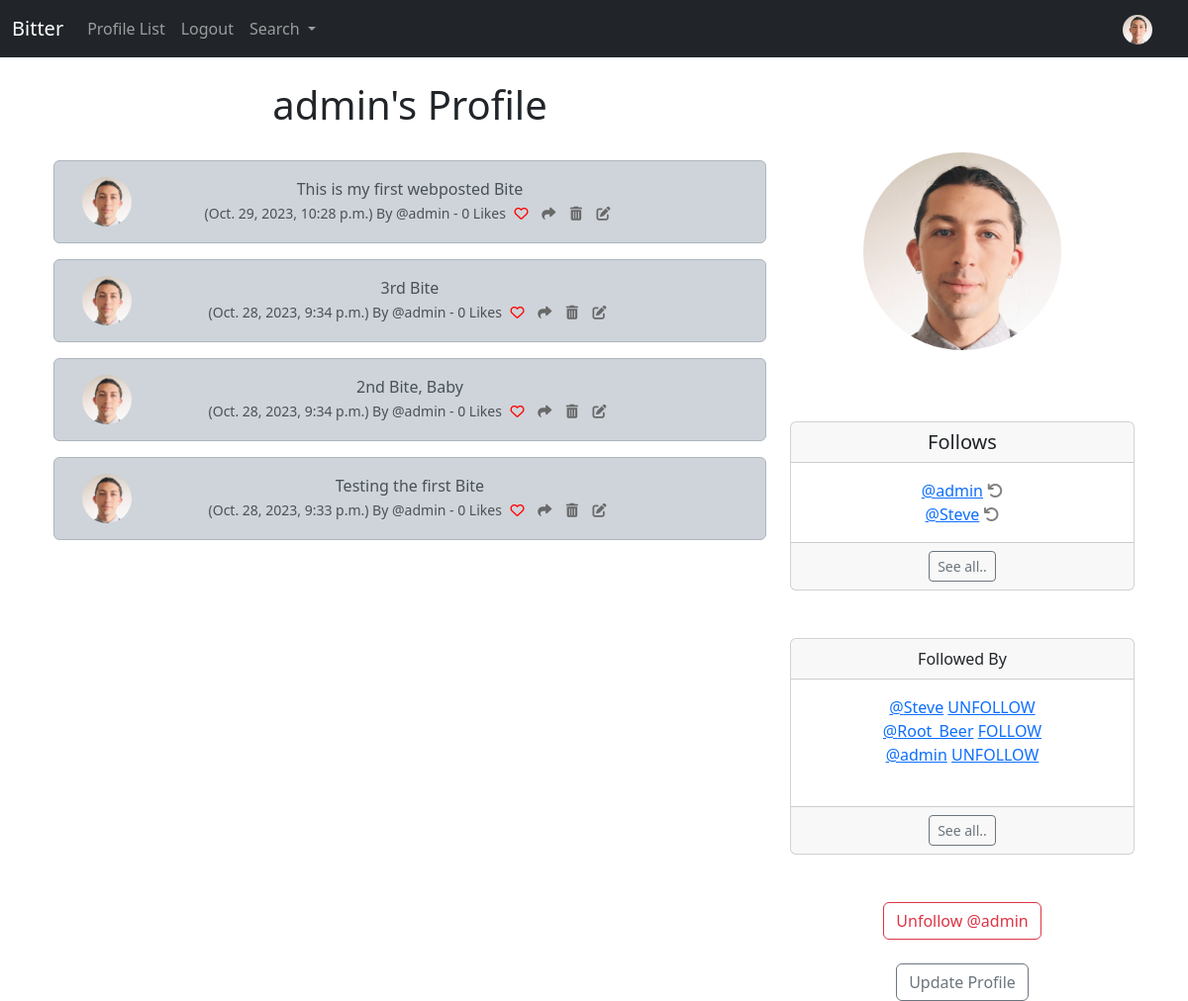
The page /profile/1 (signed in) on the database as committed earlier.
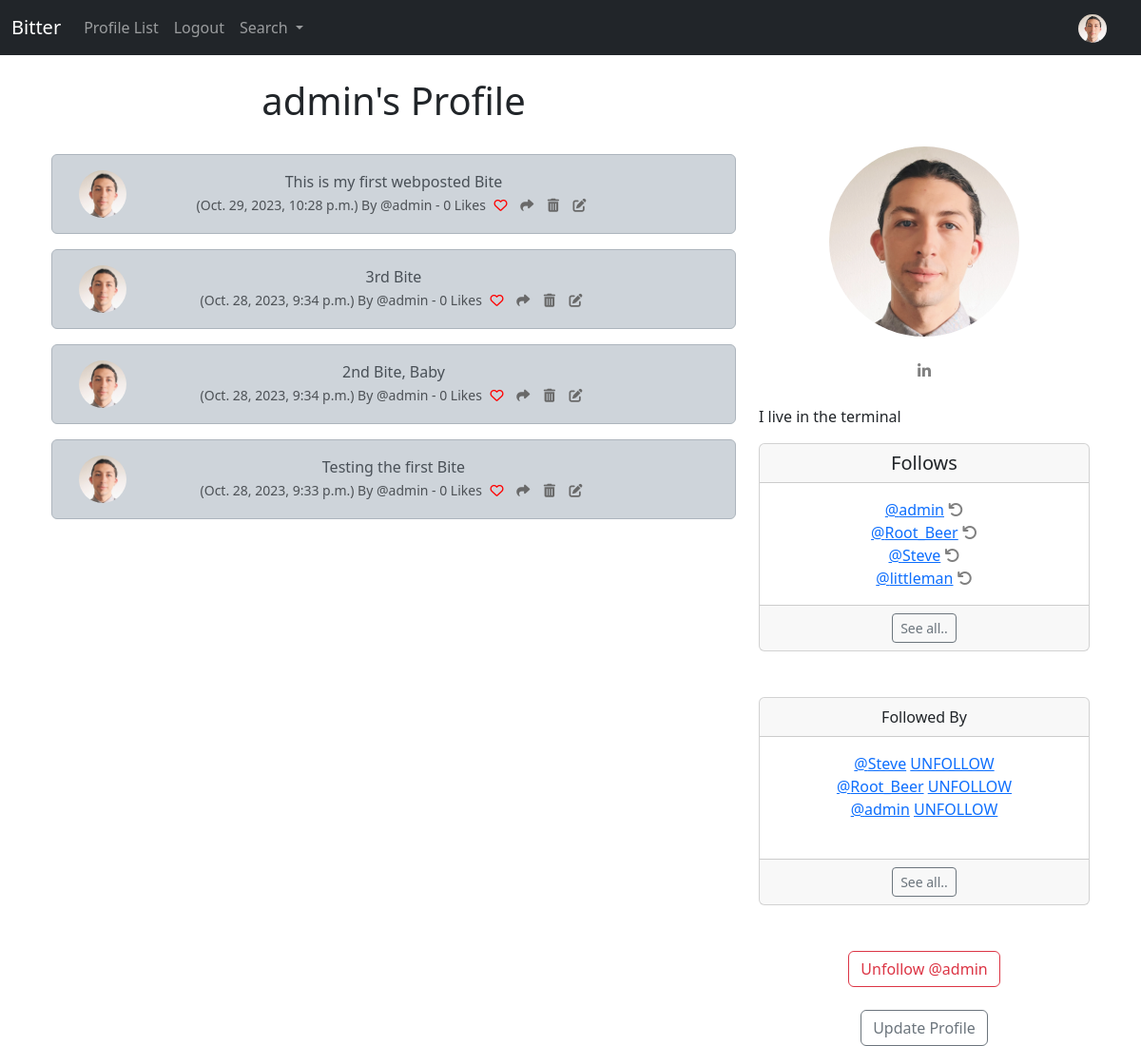
The same page on the database as committed later.
### bitter_app/models.py (models this page shows, shortened)
class Bite(models.Model):
    user = models.ForeignKey(
        User, related_name="bites",
        on_delete=models.DO_NOTHING
        )
    body = models.CharField(max_length=200)
    created_at = models.DateTimeField(auto_now_add=True)
    likes = models.ManyToManyField(User, related_name="bite_like", blank=True)
    def num_likes(self):
        return self.likes.count()

class Profile(models.Model):
    user = models.OneToOneField(User, on_delete=models.CASCADE)
    follows = models.ManyToManyField("self",
        related_name="followed_by",
        symmetrical=False,
        blank=True)
    date_modified = models.DateTimeField(User, auto_now=True)
    profile_image = models.ImageField(null=True, blank=True, upload_to="images/")
    profile_bio = models.CharField(null=True, blank=True, max_length=500)
    homepage_link = models.CharField(null=True, blank=True, max_length=500)
    facebook_link = models.CharField(null=True, blank=True, max_length=500)
    instagram_link = models.CharField(null=True, blank=True, max_length=500)
    linkedin_link = models.CharField(null=True, blank=True, max_length=500)
    twitter_link = models.CharField(null=True, blank=True, max_length=500)
    def __str__(self):
        return self.user.username

### bitter_app/views.py (the view, shortened to what this page needs)
# urls.py: path('profile/<int:pk>', views.profile, name='profile'),
def profile(request, pk):
    if request.user.is_authenticated:
        profile = Profile.objects.get(user_id=pk)
        bites = Bite.objects.filter(user_id=pk).order_by("-created_at")
        return render(request, "profile.html", {"profile":profile, "bites":bites})
    else:
        messages.success(request, ("You Must Be Logged In To View This Page"))
        return redirect('home')

### bitter_app/templates/profile.html (shortened to what the changed rows need)
{% extends 'base.html' %}
{% load static %}
{% block content %}
{% if profile %}
    <div class="container text-center">
        <div class="row">
            <div class="col-8">
                <h1>{{ profile.user.username }}'s Profile</h1>
                <br/>
                {% if bites %}
                    {% for bite in bites %}
                        <div class="alert alert-dark" role="alert">
                            <div class="container">
                                <div class="row">
                                    <div class="col-1">
                                        {% if profile.profile_image %}
                                            <img src="{{ profile.profile_image.url }}" class="rounded-circle" alt="{{ profile.user.username }}" style="object-fit: cover; width: 50px; height: 50px; display: block;">
                                        {% else %}
                                            <img src="{% static 'images/default_profile_pic.jpg' %}" class="rounded-circle" alt="{{ profile.user.username }}" style="object-fit: cover; width: 50px; height: 50px; display: block;">
                                        {% endif %}
                                    </div>
                                    <div class="col-10">
                                        {{ bite.body }} <br/>
                                        <small class="text-muted">
                                            ({{ bite.created_at }}) By @{{ bite.user.username }}
                                            - {{bite.num_likes}} Likes
                                            {% if user in bite.likes.all %}
                                            <a href="{% url 'bite_like' bite.id %}">i class="fa-solid fa-heart" style="color:red; width: 24px; display: inline-block;"></i></a>
                                            {% else %}
                                            <a href="{% url 'bite_like' bite.id %}"><i class="fa fa-heart-o" style="color:red; width: 24px; display: inline-block;"></i></a>
                                            {% endif %}
                                            <a href="{% url 'bite_show' bite.id %}"><i class="fa fa-share" style="color:rgb(105, 105, 105); width: 24px; display: inline-block;"></i></a>
                                            {% if request.user.username == profile.user.username %}
                                            <a href="{% url 'delete_bite' bite.id %}"><i class="fa-solid fa-trash-can" style="color:rgb(105, 105, 105); width: 24px; display: inline-block;"></i></a>
                                            <a href="{% url 'edit_bite' bite.id %}"><i class="fa-solid fa-edit" style="color:rgb(105, 105, 105); width: 24px; display: inline-block;"></i></a>
                                            {% endif %}
                                        </small>
                                    </div>
                                    <br/><br/>
                                </div>
                            </div>
                        </div>
                    {% endfor %}
                {% endif %}
            </div>
            <div class="col-4">
                <br/><br/><br/>
                {% if profile.profile_image %}
                    <img src="{{ profile.profile_image.url }}" class="rounded-circle" alt="{{ profile.user.username }}" style="object-fit: cover; width: 200px; height: 200px;">
                    <br/><br/>
                {% endif %}
                {% if profile.linkedin_link %}
                    <a href="{{ profile.linkedin_link }}" target="new">
                        <i class="fa-brands fa-linkedin-in"  style="color:gray"></i></a>
                {% endif %}
                <br/><br/>
                {% if profile.profile_bio %}
                    <p align="justify">
                        {{ profile.profile_bio }}
                    </p>
                {% endif %}
                <div class="card">
                    <h5 class="card-header">Follows</h5>
                    <div class="card-body">
                        <p class="card-text">
                            {% for following in profile.follows.all %}
                                <a href="{% url 'profile' following.user.id %}">@{{ following }}</a>
                                <a href="{% url 'unfollow' following.user.id %}">
                                    <i class="fa fa-undo" style="color:gray"></i>
                                </a>
                                <br/>
                            {% endfor %}
                        </p>
                    </div>
                    <div class="card-footer">
                        <a href="{% url 'follows' profile.user.id %}" class="btn btn-sm btn-outline-secondary">See all..</a>
                    </div>
                </div>
                <br/><br/>
                <div class="card">
                    <div class="card-header">
                        Followed By
                    </div>
                    <div class="card-body">
                        <p class="card-text">
                            {% for following in profile.followed_by.all|slice:5 %}
                                <a href="{% url 'profile' following.user.id %}">@{{ following }}</a>
                                {% if following in profile.follows.all %}
                                <a href="{% url 'unfollow' following.user.id %}">UNFOLLOW</a>
                                {% else %}
                                <a href="{% url 'follow' following.user.id %}">FOLLOW</a>
                                {% endif %}
                                <br/>
                            {% endfor %}
                            <br/>
                        </p>
                    </div>
                    <div class="card-footer">
                        <a href="{% url 'followers' profile.user.id %}" class="btn btn-sm btn-outline-secondary">See all..</a>
                    </div>
                </div>
                <br/><br/>
                <form method="POST">
                    {% if profile in user.profile.follows.all %}
                        <button class="btn btn-outline-danger" name="follow" value="unfollow" type="submit">Unfollow @{{ profile.user.username|lower }}</button>
                    {% else %}
                        <button class="btn btn-outline-success" name="follow" value="follow" type="submit">Follow @{{ profile.user.username|lower }}</button>
                    {% endif %}
                </form>
                <br/>
                {% if request.user.id == profile.user.id %}
                    <a href="{% url 'update_user' %}" class="btn btn-outline-secondary">Update Profile</a>
                {% endif %}
            </div>
        </div>
    </div>
{% endif %}
{% endblock %}

Rows that differ between the two databases and show on the page:
changed Profile "admin": profile_bio (not shown) → "I live in the terminal"
now on one of the page's lists (row unchanged): Profile: user.username "Root_Beer"
computed for Profile "Root_Beer": text "FOLLOW" → "UNFOLLOW"
now on this page (row unchanged): Profile: user.username "littleman", shown under "Follows"
